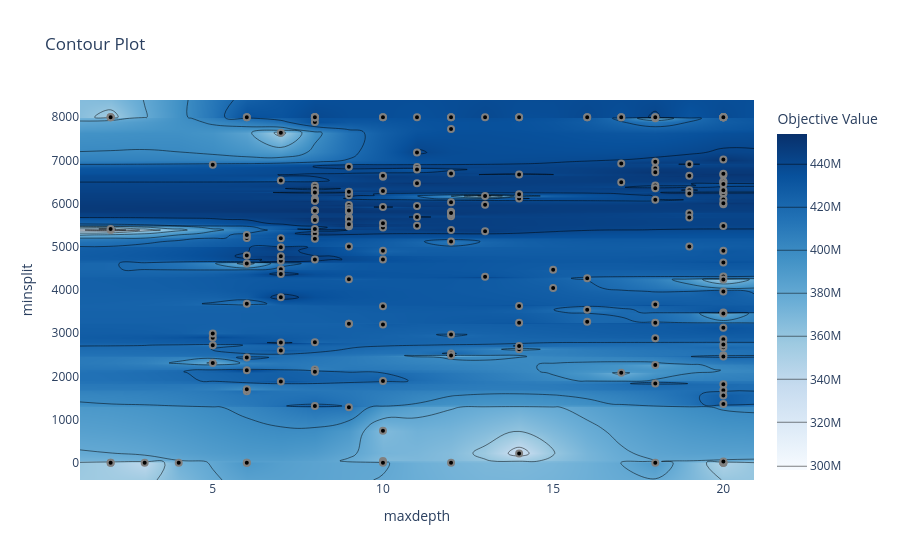

The code cell stored with this chart in its notebook:
### Code cell
plot_contour(study, params=["maxdepth", "minsplit"])

### Figure 1 — Plotly figure (JSON) as saved in the notebook; plotly's stock layout.template omitted (floating-point values rounded to 4 significant figures; data arrays with more than 128 entries replaced by an {"elided": "..."} marker saying what was removed)
{"data": [{"colorbar": {"title": {"text": "Objective Value"}}, "colorscale": [[0, "rgb(247,251,255)"], [0.125, "rgb(222,235,247)"], [0.25, "rgb(198,219,239)"], [0.375, "rgb(158,202,225)"], [0.5, "rgb(107,174,214)"], [0.625, "rgb(66,146,198)"], [0.75, "rgb(33,113,181)"], [0.875, "rgb(8,81,156)"], [1, "rgb(8,48,107)"]], "connectgaps": true, "contours": {"coloring": "heatmap"}, "hoverinfo": "none", "line": {"smoothing": 1.3}, "reversescale": false, "type": "contour", "x": [1.1, 2, 3, 4, 5, 6, 7, 8, 9, 10, 11, 12, 13, 14, 15, 16, 17, 18, 19, 20, 20.9], "y": {"elided": "175 float values"}, "z": {"elided": "175x21 float values"}}, {"marker": {"color": "black", "line": {"color": "Gray", "width": 2}}, "mode": "markers", "name": "Feasible Trial", "showlegend": false, "type": "scatter", "x": {"elided": "216 int values"}, "y": {"elided": "216 int values"}}, {"marker": {"color": "#cccccc", "line": {"color": "Gray", "width": 2}}, "mode": "markers", "name": "Infeasible Trial", "showlegend": false, "type": "scatter", "x": [], "y": []}], "layout": {"title": {"text": "Contour Plot"}, "xaxis": {"range": [1.1, 20.9], "title": {"text": "maxdepth"}}, "yaxis": {"range": [-397.9, 8400.0], "title": {"text": "minsplit"}}}}
